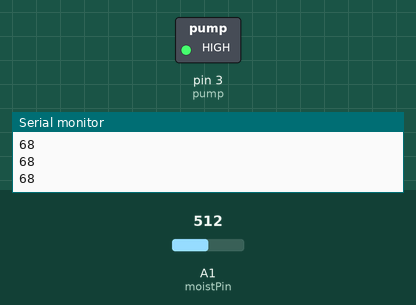
Bench run of a sketch on a simulated Arduino Uno, built with avr-gcc and run on an emulated ATmega328P. Shown: switched loads named in the sketch (green lamp = pin HIGH), the last lines printed to the serial monitor. The test bench sets the inputs (shaded band); at power-on: A1 (moistPin) = 512.

Above: at 1.2 s.
1.3 s: A1 (moistPin) set to 396
2.8 s: A1 (moistPin) set to 373
At 3.6 s:
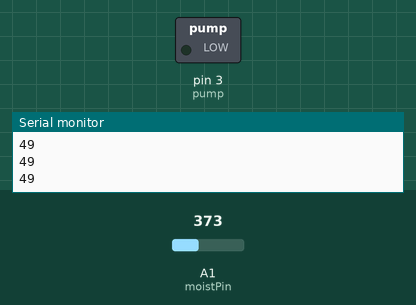
4.3 s: A1 (moistPin) set to 511
At 4.9 s:
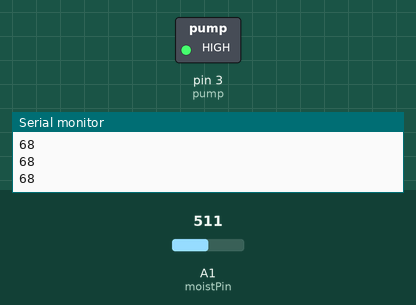
5.9 s: A1 (moistPin) set to 306
At 7.4 s:
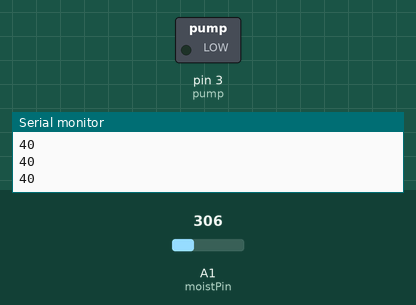
Timing chart, 0 to 8.5 s (numbered marks = the images above; inputs shaded):
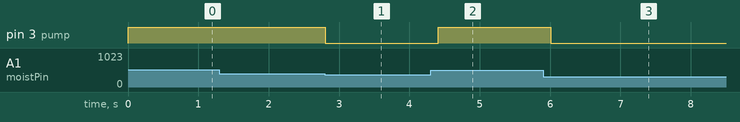

Measured:
- the behaviour switches between 383 and 382 on A1 (moistPin) (found by bisection; images 0 and 1)
- after the input at 2.8 s, pin 3 (pump): HIGH → LOW at once
- after the input at 4.3 s, pin 3 (pump): LOW → HIGH after 0.11 s
- after the input at 5.9 s, pin 3 (pump): HIGH → LOW after 0.11 s

The sketch:

dad1.ino
```cpp
int moistPin = A1;
int pump = 3;
void setup() {
  // put your setup code here, to run once:
pinMode( moistPin, INPUT);
pinMode( pump, OUTPUT);
Serial.begin(9600);
}

void loop() {
  // put your main code here, to run repeatedly:
int value = analogRead(moistPin);
long soil_moist = map(value, 0, 750, 0, 100);
Serial.println(soil_moist);
if( soil_moist > 50 && soil_moist <100)
{
  digitalWrite( pump, HIGH);
}
else
{
  digitalWrite( pump, LOW);
}
delay(200);
}
```
